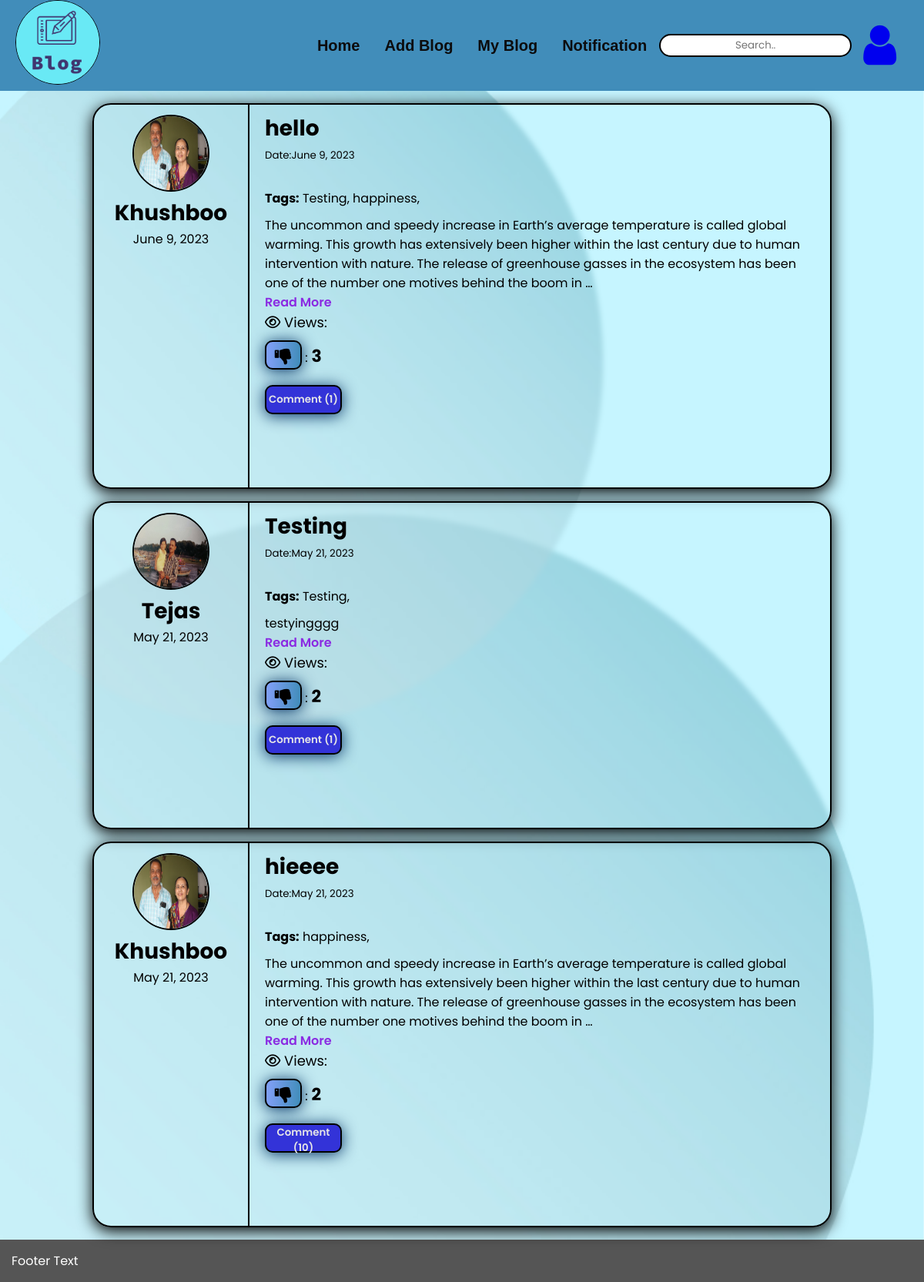
Page /userApp/index/ (signed in) on the earlier database version.
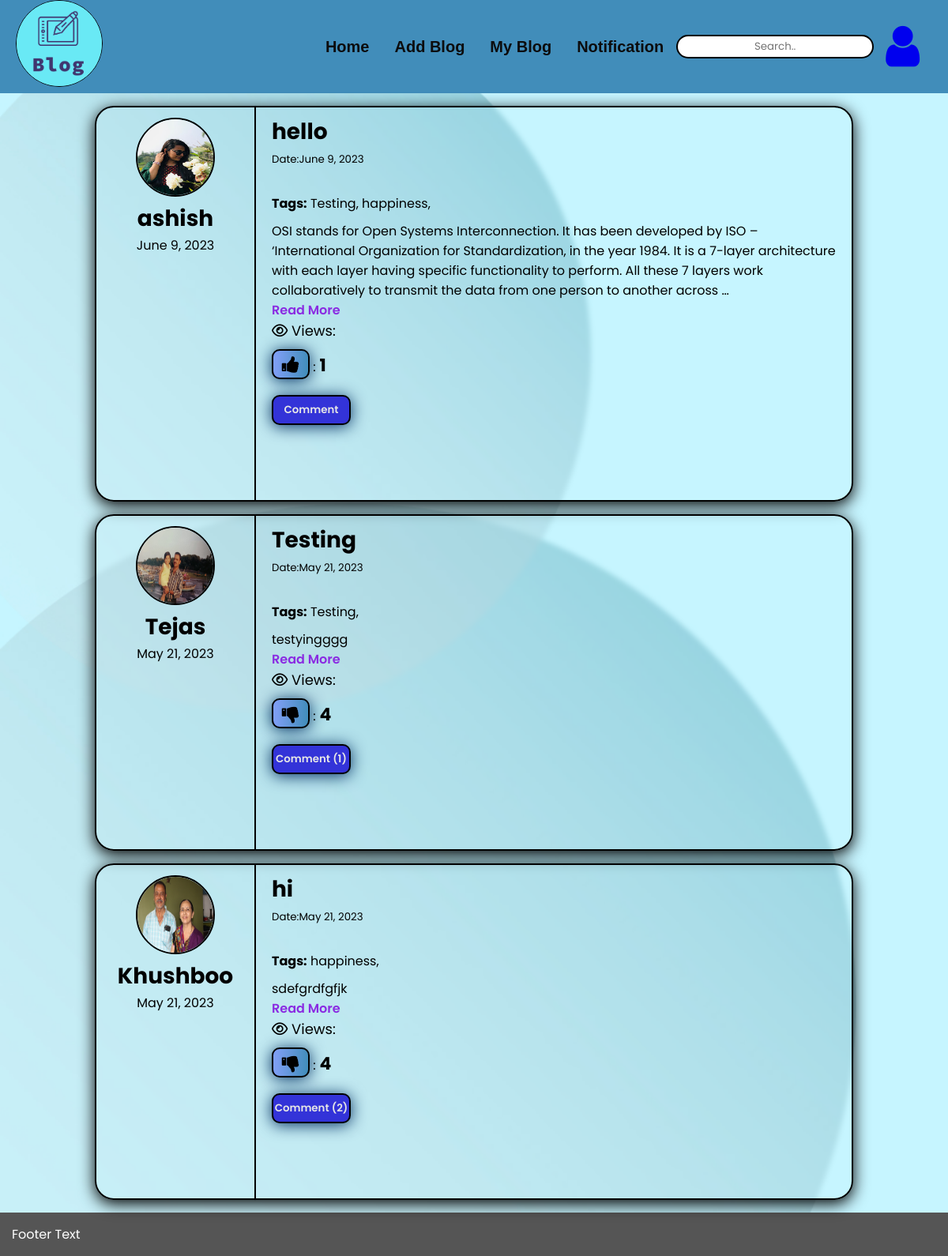
Same page on the later database version.
### blogmanageApp/models.py (models this page shows, shortened)
@python_2_unicode_compatible
class Post(models.Model):
    title = models.CharField(max_length= 200)
    title_tag = models.CharField(max_length= 200)
    author = models.ForeignKey(User, on_delete = models.CASCADE)
    tag = models.ManyToManyField(Tag)
    body = RichTextField(blank = True, null = True)
    post_date = models.DateField(auto_now_add= True)
    Category = models.ForeignKey(Category, on_delete = models.CASCADE)
    like = models.ManyToManyField(User,related_name= 'likes')
    status = models.BooleanField( default = False , null = True)
    hit_count_generic = GenericRelation(HitCount, object_id_field='object_pk',related_query_name='hit_count_generic_relation')

class Tag(models.Model):
    tag_name = models.CharField(max_length= 200)
    def __str__(self):
        return self.tag_name

### accountApp/models.py (models this page shows, shortened)
class Profile(models.Model):
    user = models.OneToOneField(User,on_delete = models.CASCADE)
    mobileno = models.CharField(max_length= 11)
    avatar = models.ImageField(upload_to = 'avatars/')
    location = models.CharField(max_length = 200)
    birth_date = models.DateField(null= True)
    bio = models.TextField(max_length = 500, blank=True)

### userApp/views.py (the view)
# urls.py: path('index/',views.index, name = 'index'),
@login_required(login_url= 'login')
def index(request):
    id = request.session['id']
    user_profile = User.objects.filter(id = id)
    '''
    print(request.method)
    if request.method == "GET":
        search_text = request.GET.get('search_text')

        if search_text is not None and search_text != u"":
            search_text = request.GET.get('search_text')
            post = Post.objects.filter(title__istartswith = search_text).filter(status = True).order_by('-post_date')

        else:
            post = []
            post = Post.objects.filter(status = True).order_by('-post_date')
    '''
    post = Post.objects.filter(status = True ).order_by('-post_date')
    paginator = Paginator(post,10)
    page = request.GET.get('page')
    try:
        posts = paginator.page(page)
    except PageNotAnInteger:
        posts = paginator.page(1)
    except EmptyPage:
        posts = paginator.page(paginator.num_pages)
    post_id = Post.objects.filter(author = id , status = True)
    comment = UserPostComment.objects.all()
    comment_filter = UserPostComment.objects.values('post_id' ).annotate(total = Count('user_id')).filter(parent_id = None)
    context ={
        'user_profile':user_profile,
        'post_detail': post,
        'comment' : comment,
        'comment_filter' : comment_filter,
        'page' : page,
        'posts' : posts,
    }
    return render(request,'userApp/index.html',context)

### userApp/templates/userApp/index.html (shortened to what this page needs)
{% extends 'userApp/base.html' %}
{% load i18n %}
{% block content %}
{% load static %}
{% load humanize %}
{% load hitcount_tags %}
<div class="container text-center" >
  <div class="row post-container">
    <div id ="main_content" >
      {% for post in posts  %}
      <div class="row post-blog"    >
        <div class="col-sm-3 divider">
          <div class="well blog-part-1">
            <img src="../media/{{ post.author.profile.avatar }}" class="img-circle" height="55" width="55" alt="Avatar">
            <div class="part-1-title">
              <p class="user-title">{{ post.author.first_name }} </p>
              <p>{{ post.post_date}}</p>
            </div>
          </div>
        </div>
        <div class="col-sm-9">
          <div class="well text-left">
            <div class="title-container">
              <h3 class="post-title">{{ post.title}}</h3><p><small>Date:{{ post.post_date }}</small></p>
            </div>
            <div class="blog-content">
            <p class="tags"><b>Tags:</b> {{ post.tag.all|join:", " }},</p>
            <div>
            {{ post.body|safe|truncatewords:"50"|linebreaks }}
            </div>
            <a class="read" href="{% url 'post' post.id %}">Read More</a>
            <p class="views"><i class="fa fa-eye"></i> Views: {% get_hit_count for post %}</p>
            {% if user.username in post.like.all|join:", " %}
            <p>
            <button type="button" class="dislike btn-success btn-sm like-btn" data ="{{post.id}}"  id = "like{{post.id}}">
              <i id = "icon{{post.id}}" class="fa fa-thumbs-down"></i>
            </button>
            {% else %}
            <p><button type="button" class="like btn-default btn-sm like-btn" data ="{{post.id}}" id = "like{{post.id}}">
              <i id = "icon{{post.id}}" class="fa fa-thumbs-up"></i>
            </button>
            {% endif %}
          :<span><b class="like-count" id = 'likedisplay{{post.id}}'> {{ post.like.count}}</b></span></p>
          <button class="comment btn btn-large btn-primary comment-btn" data1 ="{{post.id}}" >Comment
          {% for comment_f in comment_filter %}
            {% if comment_f.post_id == post.id %}
            <span id="total_comment{{post.id}}">
            ({{ comment_f.total }})           </span>
            {% endif %}
          {% endfor %}
          </button><br><br>
              <br>
            </div>
          </div>
        </div>
      </div>
    {% endfor %}
    </div>
  </div>
</div>
{% endblock %}

Differences in the rows shown:
changed Post "hello": author.profile.avatar: a different picture; author.first_name "Khushboo" → "ashish"; body "The uncommon and speedy increase in Earth’s average temperature is called global warming. This growth has extensively been higher within the last century due to human intervention with nature. The release of greenhouse gasses in the ecosystem has been one of the number one motives behind the boom in …" → "OSI stands for Open Systems Interconnection. It has been developed by ISO – ‘International Organization for Standardization, in the year 1984. It is a 7-layer architecture with each layer having specific functionality to perform. All these 7 layers work collaboratively to transmit the data from one person to another across …"; like.count "3" → "1"
computed for Post "Testing": like.count "2" → "4"
changed Post "Khushboo": title "hieeee" → "hi"; body "The uncommon and speedy increase in Earth’s average temperature is called global warming. This growth has extensively been higher within the last century due to human intervention with nature. The release of greenhouse gasses in the ecosystem has been one of the number one motives behind the boom in …" → "sdefgrdfgfjk"; like.count "2" → "4"
Other differences:
new list line: "( 2 )"
list line gone: "( 1 )"
list line gone: "( 10 )"
